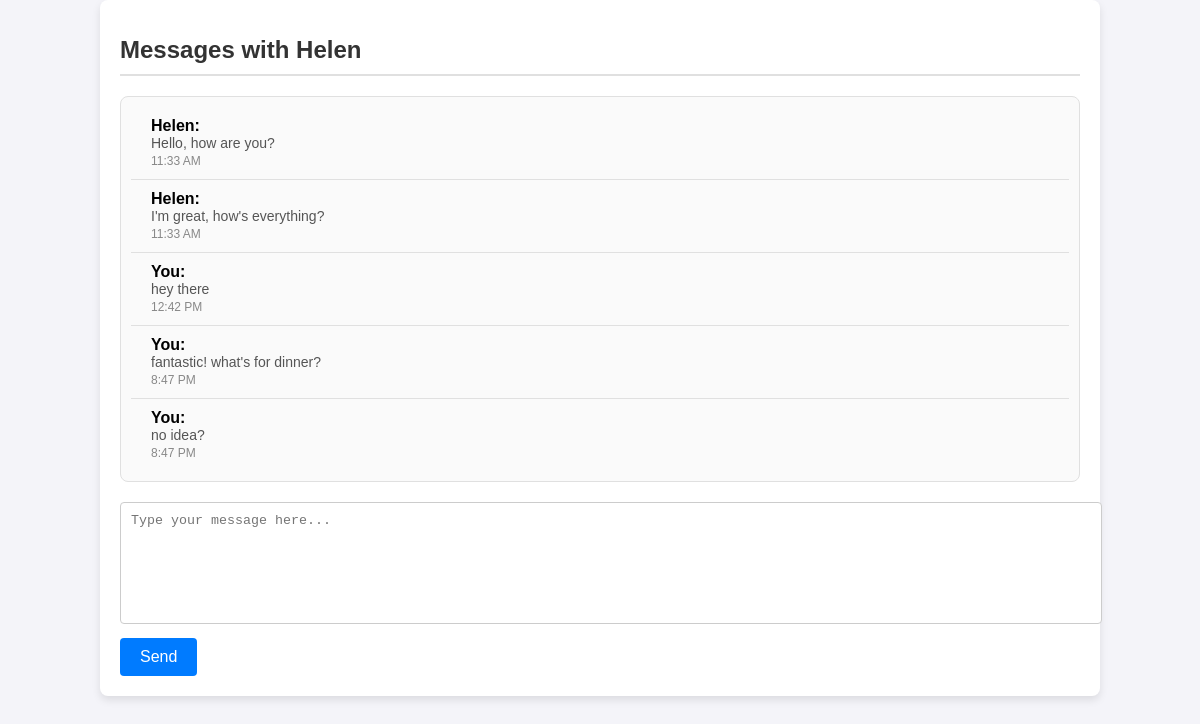
The page /messages/Helen/ (signed in) on the database its author committed.
### core/models.py (models this page shows, shortened)
class Message(models.Model):
    sender = models.ForeignKey(User, on_delete=models.CASCADE, related_name='sent_messages')
    recipient = models.ForeignKey(User, on_delete=models.CASCADE, related_name='received_messages')
    content = models.TextField()
    timestamp = models.DateTimeField(auto_now_add=True)
    is_read = models.BooleanField(default=False)

### core/views.py (the view, shortened to what this page needs)
# urls.py: path('messages/<str:username>/', views.messages_view, name='messages_view'),
@login_required(login_url='signin')
def messages_view(request, username):
    recipient = get_object_or_404(User, username=username)
    chat_history = (
        Message.objects.filter(sender=request.user, recipient=recipient) |
        Message.objects.filter(sender=recipient, recipient=request.user)
    ).order_by('timestamp')
    Message.objects.filter(sender=recipient, recipient=request.user, is_read=False).update(is_read=True)
    return render(request, 'messages.html', {'chat_history': chat_history, 'recipient': recipient})

### templates/messages.html (shortened to what this page needs)
<!DOCTYPE html>
<html lang="en">
<head>
</head>
<body>
    <div class="container">
        <h1>Messages with {{ recipient.username }}</h1>
        <div class="chat-container">
            <ul>
                {% for message in chat_history %}
                    <li>
                        <div class="message-content">
                            {% if message.sender == recipient %}
                                <strong>{{ recipient.username }}:</strong>
                            {% else %}
                                <strong>You:</strong>
                            {% endif %}
                            <p>{{ message.content }}</p>
                            <time>{{ message.timestamp|date:"g:i A" }}</time>
                        </div>
                    </li>
                {% empty %}
                    <li>No messages yet.</li>
                {% endfor %}
            </ul>
        </div>
        <div class="form-container">
            <form method="post">
                <textarea name="message" placeholder="Type your message here..." required></textarea>
                <button type="submit">Send</button>
            </form>
        </div>
    </div>
</body>
</html>

### templates/messages.html (style rules this page uses)
body { font-family: Arial, sans-serif; background-color: #f4f4f9; margin: 0; padding: 0; }
.container { width: 80%; margin: 0 auto; padding: 20px; background: #fff; border-radius: 8px; box-shadow: 0 4px 8px rgba(0, 0, 0, 0.1); }
h1 { font-size: 24px; color: #333; border-bottom: 2px solid #e0e0e0; padding-bottom: 10px; margin-bottom: 20px; }
.chat-container { max-height: 500px; overflow-y: auto; margin-bottom: 20px; border: 1px solid #e0e0e0; border-radius: 8px; background: #fafafa; padding: 10px; }
.chat-container ul { list-style: none; padding: 0; margin: 0; }
.chat-container li { padding: 10px; border-bottom: 1px solid #e0e0e0; display: flex; align-items: flex-start; }
.chat-container li:last-child { border-bottom: none; }
.chat-container .message-content { margin-left: 10px; }
.chat-container .message-content p { margin: 0; padding: 0; font-size: 14px; color: #555; }
.chat-container .message-content time { font-size: 12px; color: #888; }
.form-container { display: flex; flex-direction: column; }
.form-container textarea { width: 100%; height: 100px; padding: 10px; border: 1px solid #ccc; border-radius: 4px; resize: none; margin-bottom: 10px; }
.form-container button { align-self: flex-end; padding: 10px 20px; font-size: 16px; color: #fff; background: #007bff; border: none; border-radius: 4px; cursor: pointer; }

### rows shown on the page
Message: content "Hello, how are you?", timestamp "11:33 AM"
Message: content "I'm great, how's everything?", timestamp "11:33 AM"
Message: shows "You:", content "hey there", timestamp "12:42 PM"
Message: shows "You:", content "fantastic! what's for dinner?", timestamp "8:47 PM"
Message: shows "You:", content "no idea?", timestamp "8:47 PM"

### other values the page prints
{{ recipient.username }} "Helen"
